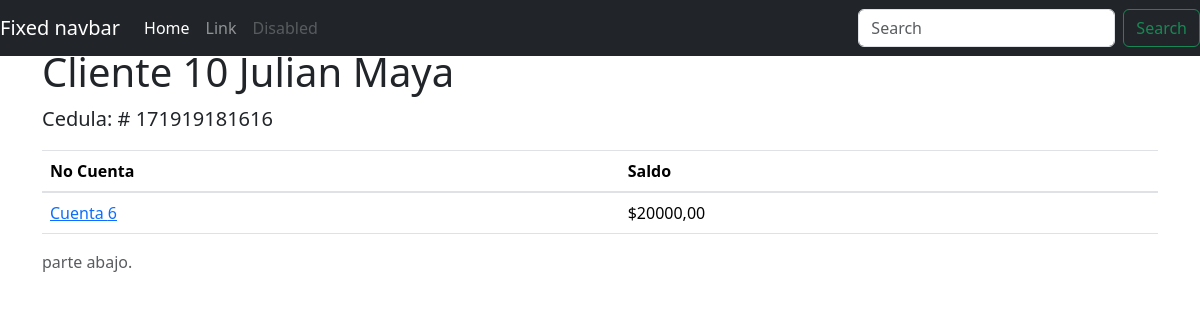
Screenshot of /cliente/10 with the database file from the repository.
### cuentas/models.py (models this page shows, shortened)
class Cliente(models.Model):
    nombre = models.CharField(max_length=50)
    apellido = models.CharField(max_length=50)
    cedula = models.CharField(max_length=12, unique=True)
    user = models.OneToOneField(User, related_name='cliente', on_delete=models.CASCADE, null=True, blank=True)

class Cuenta(models.Model):
    cliente = models.ForeignKey(Cliente, on_delete=models.CASCADE, related_name='cuentas')
    saldo = models.DecimalField(max_digits=10, decimal_places=2)

### cuentas/views.py (the view)
# urls.py: path('cliente/<int:cliente_id>', ver_cliente, name='ver_cliente'),
def ver_cliente(request, cliente_id):
    cliente = get_object_or_404(Cliente, id=cliente_id)
    contenido = {
        'cliente': cliente,
    }
    return render(request, 'cliente.html', contenido)

### cuentas/templates/cliente.html (shortened to what this page needs)
<!doctype html>
<html lang="es">
  <head>
    <link href="https://getbootstrap.com/docs/4.0/dist/css/bootstrap.min.css" rel="stylesheet">
    <link href="https://getbootstrap.com/docs/4.0/examples/sticky-footer-navbar/sticky-footer-navbar.css" rel="stylesheet">
  </head>
  <body>
    <header>
      <nav class="navbar navbar-expand-md navbar-dark fixed-top bg-dark">
        <a class="navbar-brand" href="#">Fixed navbar</a>
        <div class="collapse navbar-collapse" id="navbarCollapse">
          <ul class="navbar-nav mr-auto">
            <li class="nav-item active">
              <a class="nav-link" href="#">Home <span class="sr-only">(current)</span></a>
            </li>
            <li class="nav-item">
              <a class="nav-link" href="#">Link</a>
            </li>
            <li class="nav-item">
              <a class="nav-link disabled" href="#">Disabled</a>
            </li>
          </ul>
          <form class="form-inline mt-2 mt-md-0">
            <input class="form-control mr-sm-2" type="text" placeholder="Search" aria-label="Search">
            <button class="btn btn-outline-success my-2 my-sm-0" type="submit">Search</button>
          </form>
        </div>
      </nav>
    </header>
    <main role="main" class="container">
      <h1 class="mt-5">Cliente {{cliente.id}} {{cliente.nombre}} {{cliente.apellido}}</h1>
      <p class="lead">
        Cedula: # {{cliente.cedula}}
      </p>
      <table class="table">
        <thead>
           <tr>
               <th>No Cuenta</th>
               <th>Saldo</th>
           </tr>
        </thead>
       {% for c in cliente.cuentas.all %}
           <tr>
               <td><a href="/movimientos/{{c.id}}">Cuenta {{c.id}}</a></td>
               <td>${{c.saldo}}</td>
           </tr>
       {% endfor %}
       </table>
    </main>
    <footer class="footer">
      <div class="container">
        <span class="text-muted">parte abajo.</span>
      </div>
    </footer>
    <link href="https://cdn.jsdelivr.net/npm/bootstrap@5.3.3/dist/css/bootstrap.min.css" rel="stylesheet">
  </body>
</html>

### rows the page displays
Cliente: id "10", nombre "Julian", apellido "Maya", cedula "171919181616"
Cuenta: id "6", saldo "20000,00"
